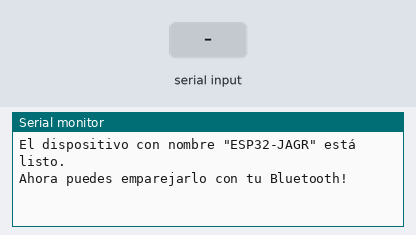
Simulated run of this sketch. Board: ESP32. On the bench: the last lines printed to the serial monitor. The test bench sets the inputs (shaded band). Nothing arrives over Bluetooth unless stated.

Above: at 1.2 s.
1.3 s: "1" received over the second serial link
At 2.1 s:
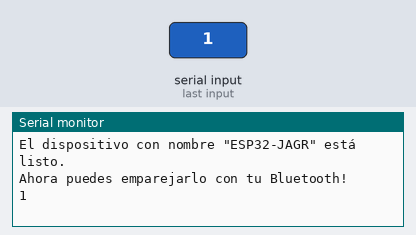
2.8 s: "0" received over the second serial link
At 4.3 s:
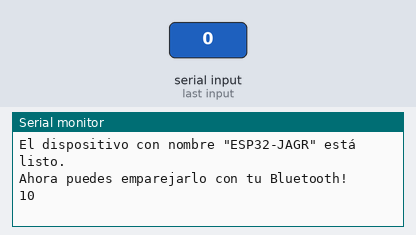

Measured:
- after the input at 1.3 s, the serial monitor: prints a new line at once (image 1)
- after the input at 2.8 s, the serial monitor: prints a new line at once (image 2)

The sketch:

BluetoothESP32.ino
```cpp
#include "BluetoothSerial.h"

String device_name = "ESP32-JAGR";  // Nombre del dispositivo.

#if !defined(CONFIG_BT_ENABLED) || !defined(CONFIG_BLUEDROID_ENABLED)
#error Bluetooth is not enabled! Please run `make menuconfig` to and enable it
#endif

#if !defined(CONFIG_BT_SPP_ENABLED)
#error Serial Bluetooth not available or not enabled. It is only available for the ESP32 chip.
#endif

BluetoothSerial SerialBT;

void setup() {
  Serial.begin(115200);
  SerialBT.begin(device_name); //Bluetooth device name
  Serial.printf("El dispositivo con nombre \"%s\" está listo.\nAhora puedes emparejarlo con tu Bluetooth!\n", device_name.c_str());
}

void loop() {
  if (Serial.available()) {
    SerialBT.write(Serial.read());
  }
  if (SerialBT.available()) {
    Serial.write(SerialBT.read());
  }
  delay(20);
}
```
